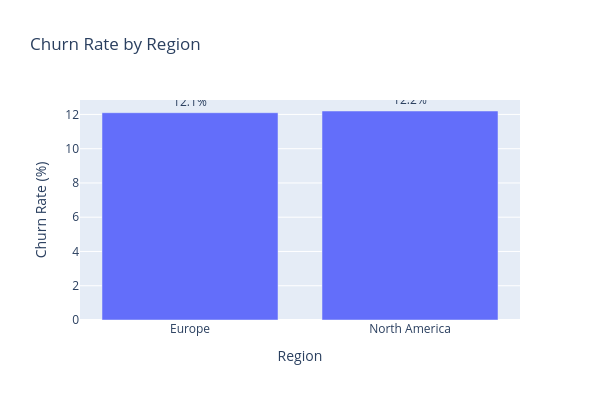

This figure's notebook cell:
### Code cell
# churn rate by region
plot_df = (
    df.groupby('region')['is_churned']
      .mean()
      .mul(100)
      .round(1)
      .reset_index(name='Churn Rate (%)')
)

fig = px.bar(plot_df, x='region', y='Churn Rate (%)', title='Churn Rate by Region', text='Churn Rate (%)')
fig.update_traces(texttemplate='%{text:.1f}%', textposition='outside')
fig.update_layout(xaxis_title='Region', yaxis_title='Churn Rate (%)', width=600, height=400)
fig.show()

### Figure 1 — Plotly figure (JSON) as saved in the notebook; plotly's stock layout.template omitted (floating-point values rounded to 4 significant figures)
{"data": [{"hovertemplate": "region=%{x}<br>Churn Rate (%)=%{text}<extra></extra>", "legendgroup": "", "marker": {"color": "#636efa", "pattern": {"shape": ""}}, "name": "", "orientation": "v", "showlegend": false, "text": [12.1, 12.2], "textposition": "outside", "texttemplate": "%{text:.1f}%", "type": "bar", "x": ["Europe", "North America"], "xaxis": "x", "y": [12.1, 12.2], "yaxis": "y"}], "layout": {"barmode": "relative", "height": 400, "legend": {"tracegroupgap": 0}, "title": {"text": "Churn Rate by Region"}, "width": 600, "xaxis": {"anchor": "y", "domain": [0, 1], "title": {"text": "Region"}}, "yaxis": {"anchor": "x", "domain": [0, 1], "title": {"text": "Churn Rate (%)"}}}}
